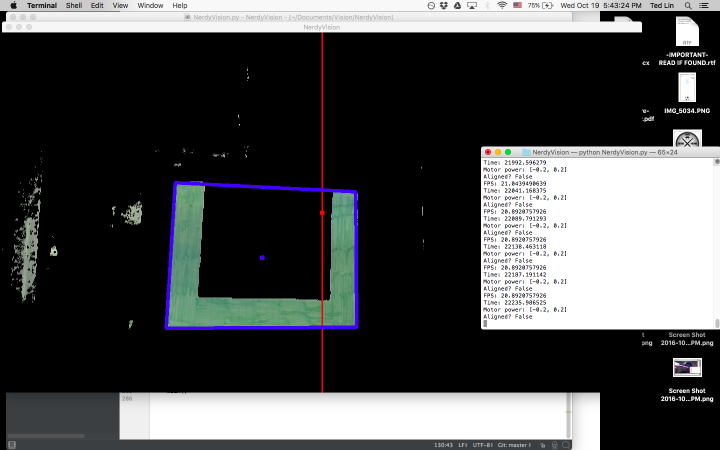
#> input picture tests/2016.HighGoal.2.png, 1440 x 900 px, given in place of the camera (shown at 1/2 size)
$ python NerdyVision2017.py   (older library calls are emulated)
#> lines starting #> are read from the running program, lines starting #| are printed output that depends on the picture; after the words box and inside, x2 and y2 are one past the last pixel; in counts of white or black regions, pixels touching at a corner belong together; long printed decimals are rounded
import cv2
import numpy as np
import math
import sys
import time
from networktables import NetworkTable
import logging
logging.basicConfig(level=logging.DEBUG)

"""2017 FRC Vision testing on laptop with Microsoft Lifecam"""
__author__ = "tedfoodlin"

# Capture video from camera (0 for laptop webcam, 1 for USB camera)
cap = cv2.VideoCapture(-1)

# for sample image testing (images from 1 to 32)
sample_image = 32

# HSV range values for testing sample images
SAMPLE_LOWER = np.array([80, 70, 80])
SAMPLE_UPPER = np.array([100, 300, 300])

# HSV range values for green highlighter
LOWER_GREEN = np.array([40, 50, 50])
UPPER_GREEN = np.array([60, 250, 300])

# Set modes (if you don't want user input)
SHOOTING = True
GEARS = False

# Set HSV range
LOWER_LIM = LOWER_GREEN
UPPER_LIM = UPPER_GREEN

# Dimensions in use (Microsoft Lifecam HD-3000)
FRAME_X = 640
FRAME_Y = 480
FOV_ANGLE = 59.02039664
DEGREES_PER_PIXEL = FOV_ANGLE / FRAME_X
FRAME_CX = int(FRAME_X/2)
FRAME_CY = int(FRAME_Y/2)

# Gear dimensions
MIN_AREA = 15000
MAX_AREA = 50000


# [9 lines left out: function check_modes, not called in this run]


def masking(lower, upper, frame):
    """Mask for specified color ranges."""
    hsv = cv2.cvtColor(frame, cv2.COLOR_BGR2HSV)
    mask = cv2.inRange(hsv, lower, upper)
    res = cv2.bitwise_and(frame, frame, mask=mask)
    return res, mask


def draw_static(img):
    """Draw references on frame."""
    # draw reference crosshairs
    cv2.line(img, (FRAME_CX, int(0.25*FRAME_Y)), (FRAME_CX, int(0.75*FRAME_Y)), (255, 0, 0), 3)
    cv2.line(img, (int(0.25*FRAME_X), FRAME_CY), (int(0.75*FRAME_X), FRAME_CY), (255, 0, 0), 3)


# [13 lines left out: functions polygon, calc_center, not called in this run]


def calc_horiz_angle(error):
    """Calculates the horizontal angle from pixel error"""
    return error * DEGREES_PER_PIXEL


# [35 lines left out: functions is_aligned, avg, report_command, report_y, not called in this run]


def main():
    # set modes (default without user input)
    shooting = SHOOTING
    gears = GEARS

    # turn on modes specified by user
    # uncomment next line if this feature is desired
    # shooting, gears = check_modes()

    # network table setup
    NetworkTable.setIPAddress("roboRIO-687-FRC.local")
    NetworkTable.setClientMode()
    NetworkTable.initialize()
    SmartDashboard = NetworkTable.getTable("NerdyVision")

    # adjust camera settings
    cap.set(cv2.CAP_PROP_FRAME_WIDTH, FRAME_X)
    cap.set(cv2.CAP_PROP_FRAME_HEIGHT, FRAME_Y)
    # cap.set(cv2.CAP_PROP_FPS, 30)
    cap.set(cv2.CAP_PROP_EXPOSURE, -8.0)

    # set up FPS list and iterator
    times = [0] * 25
    time_idx = 0
    time_start = time.time()
    camfps = 0

    while 687:
        ret, frame = cap.read()
#> frame is the input picture: shape (900, 1440, 3); mean B, G, R 75.6, 74.9, 74

        # the next 2 lines are for sample image testing for shooting
        #frame = cv2.imread("sample_images/LED_Boiler/" + str(sample_image) + ".jpg")
        #print(sample_image)

        # init values (for x)
        angle_to_turn = 0
        aligned = False

        # gaussian blur to remove noise
        blur = cv2.GaussianBlur(frame, (11, 11), 0)
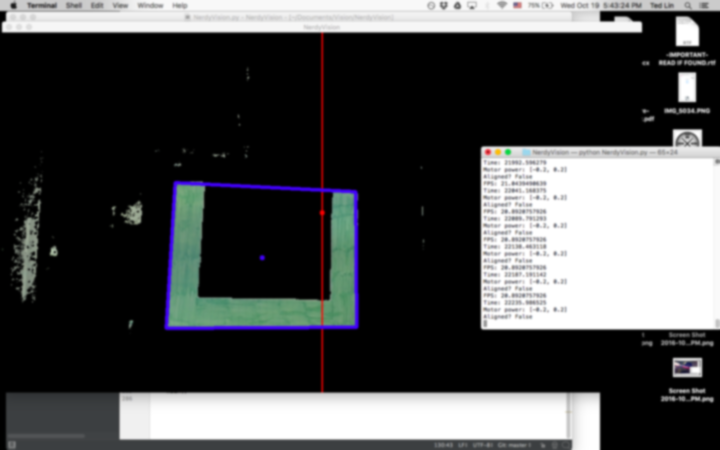
#> blur: shape (900, 1440, 3) (shown at 1/2 size); mean B, G, R 75.6, 74.9, 74

        # remove everything but specified color
        res, mask = masking(LOWER_LIM, UPPER_LIM, blur)
#> in masking, `hsv = cv2.cvtColor(frame, cv2.COLOR_BGR2HSV)`: hsv: shape (900, 1440, 3); mean H, S, V 12.5, 9.5, 77.3
#> in masking, `mask = cv2.inRange(hsv, lower, upper)`:
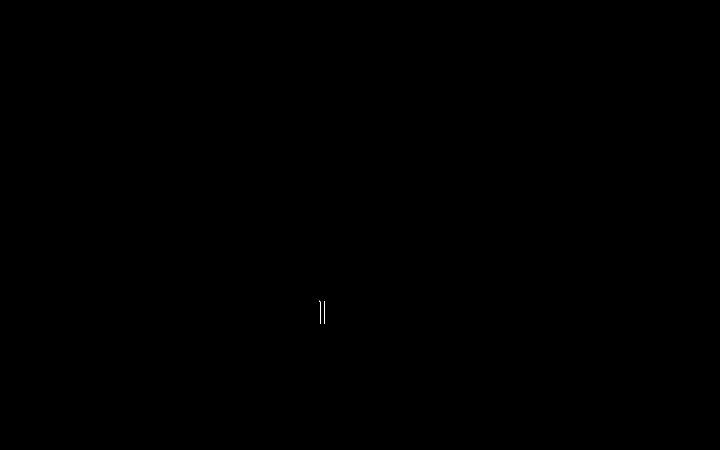
#> mask: shape (900, 1440) (shown at 1/2 size); 0.01% white in thin lines or dots, all inside (x1, y1, x2, y2) = (639, 601, 650, 648)

        # draw references
        draw_static(res)
#> in draw_static, `cv2.line(img, (int(0.25*FRAME_X), FRAME_CY), (int(0.75*FRAME_X), FRAME..`:
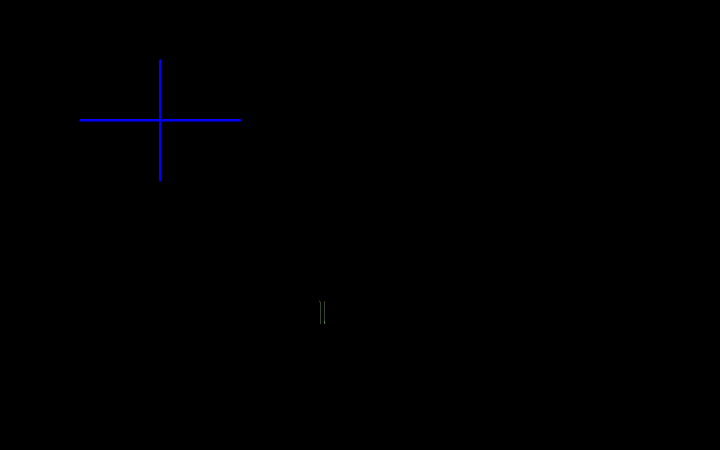
#> img: shape (900, 1440, 3) (shown at 1/2 size); mean B, G, R 0.6, 0, 0

        # find contour of goal
        _, cnts, _ = cv2.findContours(mask.copy(), cv2.RETR_EXTERNAL,
                                cv2.CHAIN_APPROX_SIMPLE)
#> cnts = 2 contours, all with area under 20
        center = None

        if shooting:
            # only proceed if at least one contour was found
            if len(cnts) > 0:
                # find the largest contour (closest goal) in the mask
                c = max(cnts, key=cv2.contourArea)
#> c = [[648, 603], [648, 647], [649, 646], [649, 643], [648, 642], [648, 604], [649, 603]]

                # make sure the largest contour is significant
                area = cv2.contourArea(c)
#> area = 4.5

                if area > 300:
                    goal = polygon(c, 0)

                    # draw the contour
                    cv2.drawContours(res, [goal], 0, (255, 0, 0), 5)

                    # calculate centroid
                    M = cv2.moments(goal)
                    if M['m00'] > 0:
                        cx, cy = calc_center(M)
                        center = (cx, cy)

                        # draw centroid
                        cv2.circle(res, center, 5, (255, 0, 0), -1)

                        # calculate error in degrees
                        error = cx - FRAME_CX
                        angle_to_turn = calc_horiz_angle(error)
                        print("ANGLE TO TURN " + str(angle_to_turn))

                        # check if shooter is aligned
                        aligned = is_aligned(angle_to_turn)
                        print("ALIGNED " + str(aligned))

                        report_command(error)
                        report_y(cy)

        elif gears:
            # only proceed if at least two contours (two blocks around peg) was found
            if len(cnts) > 1:
                centers_x = [0]
                centers_y = [0]

                # find the two blocks in the mask based on areas
                for i in range(len(cnts)):
                    c = cnts[i]
                    area = cv2.contourArea(c)
                    if MIN_AREA < area < MAX_AREA:
                        goal = polygon(c, 0.02)

                        # draw the contour
                        cv2.drawContours(res, [goal], 0, (255, 0, 0), 5)

                        M = cv2.moments(goal)
                        if M['m00'] > 0:
                            cx, cy = calc_center(M)
                            center = (cx, cy)

                            # draw centroid
                            cv2.circle(res, center, 5, (255, 0, 0), -1)

                            centers_x.append(cx)
                            centers_y.append(cy)

                # calculate center of two contours (blocks next to peg)
                if len(centers_x) == 3 and len(centers_y) == 3:
                    target_x = avg(centers_x[1], centers_x[2])
                    target_y = avg(centers_y[1], centers_y[2])
                    target = (target_x, target_y)
                    cv2.circle(res, target, 5, (0, 255, 0), -1)
                    print(target_x)
                    print(target_y)

                    # calculate angle to turn
                    error = target_x - FRAME_CX
                    angle_to_turn = calc_horiz_angle(error)
                    print("ANGLE TO TURN " + str(angle_to_turn))

                    # check if gear mechanism is aligned
                    aligned = is_aligned(angle_to_turn)
                    print("ALIGNED " + str(aligned))

                    report_command(error)

        # results
        cv2.imshow("NerdyVision", res)

        try:
            # send to network tables
            SmartDashboard.putNumber('ANGLE_TO_TURN', angle_to_turn)
            SmartDashboard.putBoolean('IS_ALIGNED', aligned)
            print("DATA SENDING")
        except:
            print("DATA NOT SENDING...")
        cv2.waitKey(1)

    cap.release()
    cv2.destroyAllWindows()


if __name__ == '__main__':
    main()

$ run again, on tests/2016.HighGoal.3.png
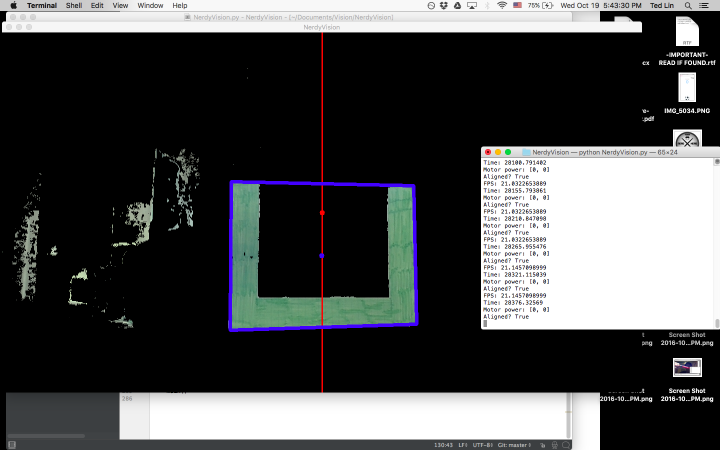
#> input picture tests/2016.HighGoal.3.png, 1440 x 900 px, given in place of the camera (shown at 1/2 size)
#> in main, frame is the input picture: shape (900, 1440, 3); mean B, G, R 76.2, 75.5, 74.5
#> in main, `blur = cv2.GaussianBlur(frame, (11, 11), 0)`:
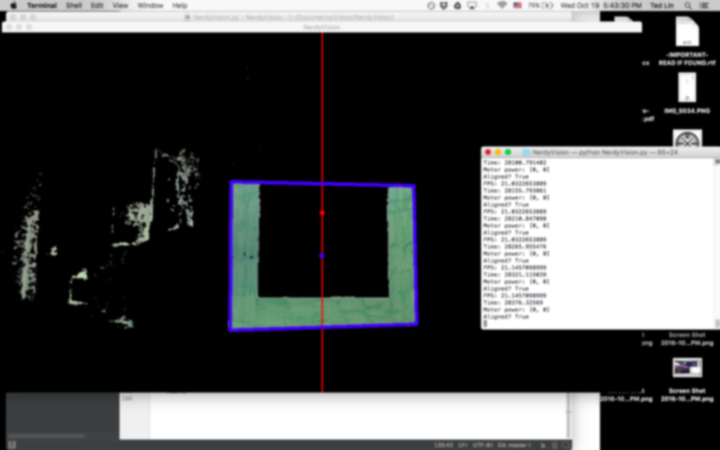
#> blur: shape (900, 1440, 3) (shown at 1/2 size); mean B, G, R 76.2, 75.5, 74.6
#> hsv: shape (900, 1440, 3); mean H, S, V 12.9, 9.8, 77.9
#> mask: shape (900, 1440); 0.02% white in thin lines or dots, all inside (x1, y1, x2, y2) = (138, 484, 650, 648)
#> cnts = 29 contours, 28 with area under 20; largest, box (x1, y1, x2, y2) and area: (228, 484, 242, 495) 68
#> c = contour of 32 points, box (x1, y1, x2, y2) (228, 484, 242, 495), area 68
#> area = 67.5

$ run again, on tests/2016.HighGoal.5.png
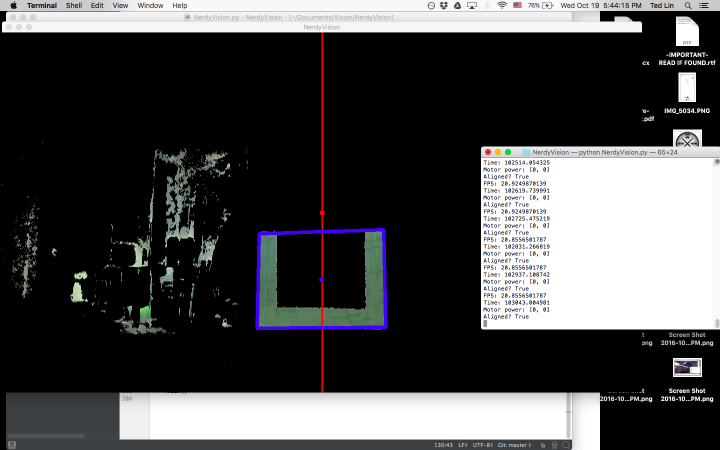
#> input picture tests/2016.HighGoal.5.png, 1440 x 900 px, given in place of the camera (shown at 1/2 size)
#> in main, frame is the input picture: shape (900, 1440, 3); mean B, G, R 73.7, 73, 72.9
#> hsv: shape (900, 1440, 3); mean H, S, V 11.9, 7.7, 74.8
#> mask: shape (900, 1440); 0.25% white; 48 white regions (28 under 20 px)
#> in draw_static, `cv2.line(img, (int(0.25*FRAME_X), FRAME_CY), (int(0.75*FRAME_X), FRAME..`:
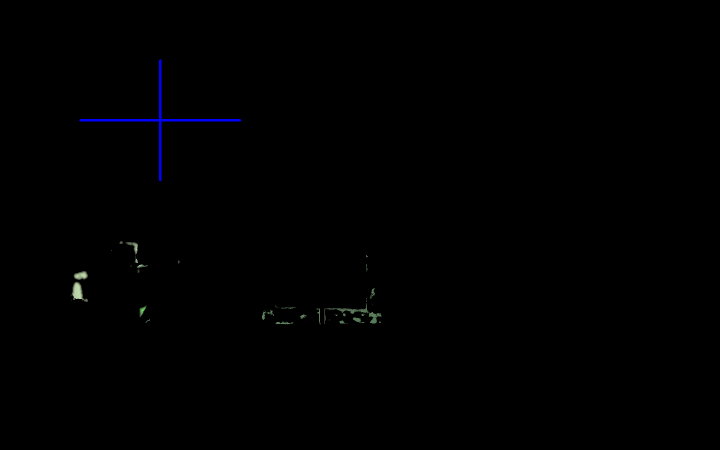
#> img: shape (900, 1440, 3) (shown at 1/2 size); mean B, G, R 0.8, 0.3, 0.3
#> cnts = 48 contours, 30 with area under 20; largest, box (x1, y1, x2, y2) and area: (141, 563, 176, 604) 610, (652, 606, 739, 633) 359, (147, 542, 176, 560) 358, (737, 624, 763, 647) 247, (251, 484, 276, 510) 202
#> c = contour of 77 points, box (x1, y1, x2, y2) (141, 563, 176, 604), area 610
#> area = 610
#> hull = contour of 16 points, box (x1, y1, x2, y2) (141, 563, 176, 604), area 864
#> epsilon = 0
#> in polygon, `goal = cv2.approxPolyDP(hull, epsilon, True)`: goal has the same summary as hull
#> in main, `goal = polygon(c, 0)`: goal has the same summary as hull in polygon
#> in main, `cv2.drawContours(res, [goal], 0, (255, 0, 0), 5)`:
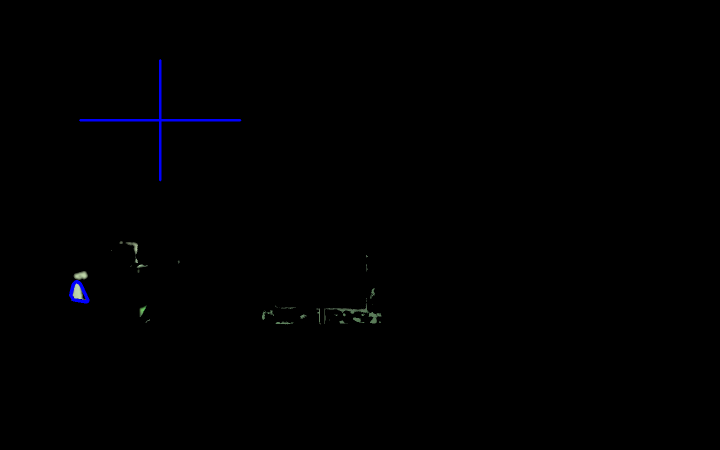
#> res: shape (900, 1440, 3) (shown at 1/2 size); 0.06% of pixels changed, all inside (x1, y1, x2, y2) = (138, 560, 179, 607)
#> M = moments, m00 863.5, centre m10/m00, m01/m00 = (156.6, 585.5)
#> in calc_center, `cx = int(M['m10'] / M['m00'])`: cx = 156
#> in calc_center, `cy = int(M['m01'] / M['m00'])`: cy = 585
#> in main, `cx, cy = calc_center(M)`: cx = 156; cy = 585
#> center = (156, 585)
#> error = -164
#> angle_to_turn = -15.12
#| ANGLE TO TURN -15.124
#> aligned = False
#| ALIGNED False
